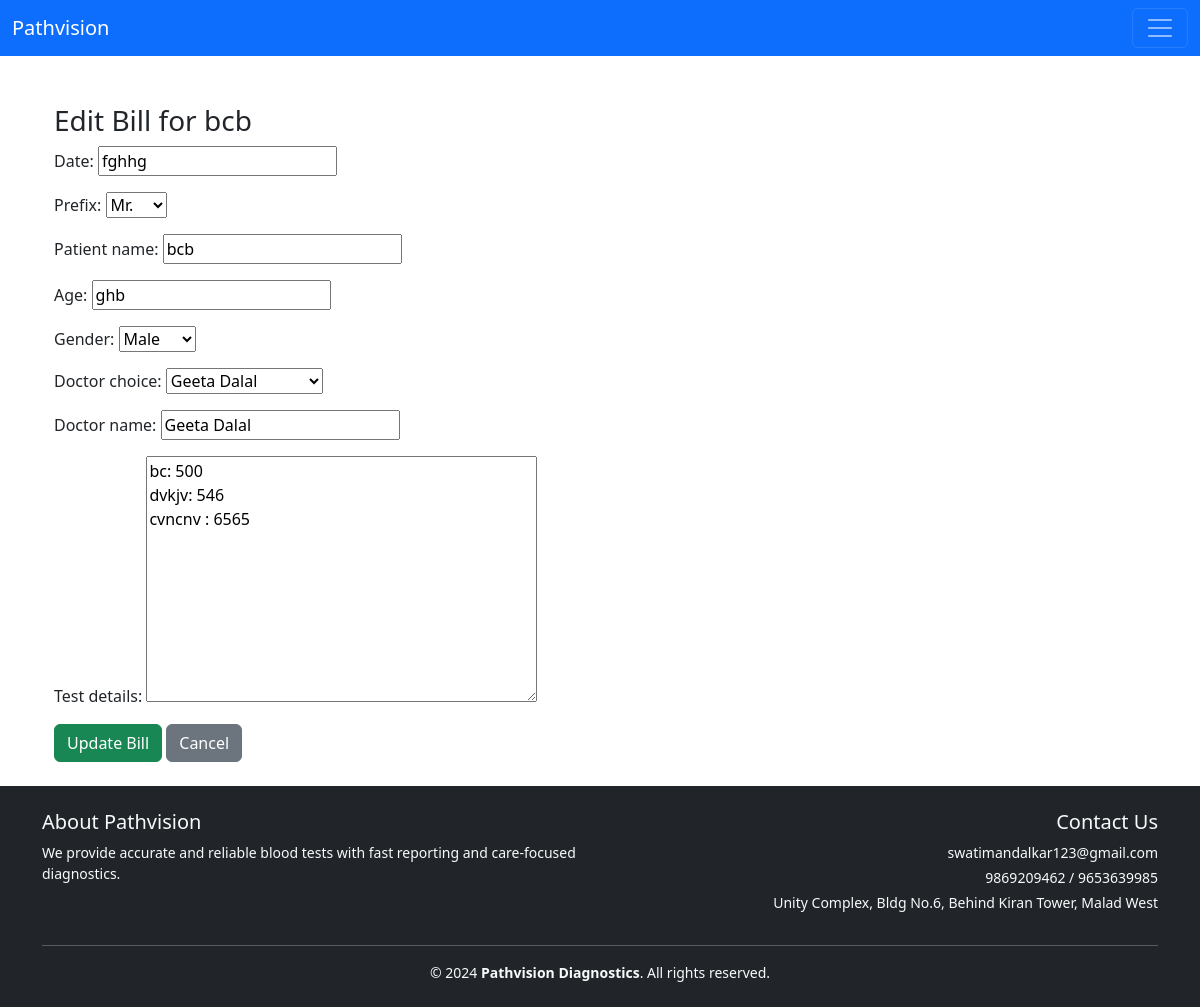
The app's page /bill/11/edit/ (signed in) with its own data.
### bill/models.py (models this page shows, shortened)
class Bill(models.Model):
    user = models.ForeignKey(User, on_delete=models.CASCADE)
    date = models.CharField(max_length=20, editable=True)
    prefix = models.CharField(max_length=5, choices=PREFIX_CHOICES, default='Mr.')
    patient_name = models.CharField(max_length=255)
    age = models.CharField(max_length=10)
    gender = models.CharField(max_length=10,choices=GENDER_CHOICES,default='M')
    doctor_choice = models.CharField(max_length=100, choices=DOCTOR_CHOICES, default='Dr.Geeta Dalal')
    doctor_name = models.CharField(max_length=255, blank=True)  # This field stores the final doctor name
    test_details = models.TextField(default="")
    total_amount = models.DecimalField(max_digits=10, decimal_places=2)
    amount_in_words = models.CharField(max_length=255)

### bill/views.py (the view)
# urls.py: path('bill/<int:bill_id>/edit/',edit_bill,name= 'edit_bill'),
@login_required
def edit_bill(request, bill_id):
    bill = get_object_or_404(Bill, id=bill_id, user=request.user)
    if request.method == 'POST':
        form = BillForm(request.POST, instance=bill)
        if form.is_valid():
            bill = form.save(commit=False)
            bill.amount_in_words = num2words(bill.total_amount, to='cardinal').title() + ' Only'
            bill.save()
            messages.success(request, 'Bill updated successfully!')
            return redirect('bill_list')
    else:
        form = BillForm(instance=bill)
    return render(request, 'bill/edit_bill.html', {'form': form, 'bill': bill})

### bill/forms.py
class BillForm(forms.ModelForm):
    class Meta:
        model = Bill
        fields = ['date','prefix','patient_name','age','gender','doctor_choice','doctor_name','test_details']
        widgets = {
            'date':forms.TextInput(attrs={'placeholder':'DD-MM-YY'}),
            'test_details':forms.Textarea(attrs={'rows':10}),
        }

### bill/templates/bill/edit_bill.html (shortened to what this page needs)
{% extends 'bill/base.html' %}
{% block content %}
<div class="container mt-4">
    <h3>Edit Bill for {{ bill.patient_name }}</h3>
    <form method="post">
        {{ form.as_p }}
        <button type="submit" class="btn btn-success">Update Bill</button>
        <a href="{% url 'bill_list' %}" class="btn btn-secondary">Cancel</a>
    </form>
</div>
{% endblock %}

### records on screen
Bill: patient_name "bcb", date "fghhg", prefix "Mr.", age "ghb", gender "Male", doctor_choice "Geeta Dalal", doctor_name "Geeta Dalal", test_details "bc: 500 dvkjv: 546 cvncnv : 6565"
